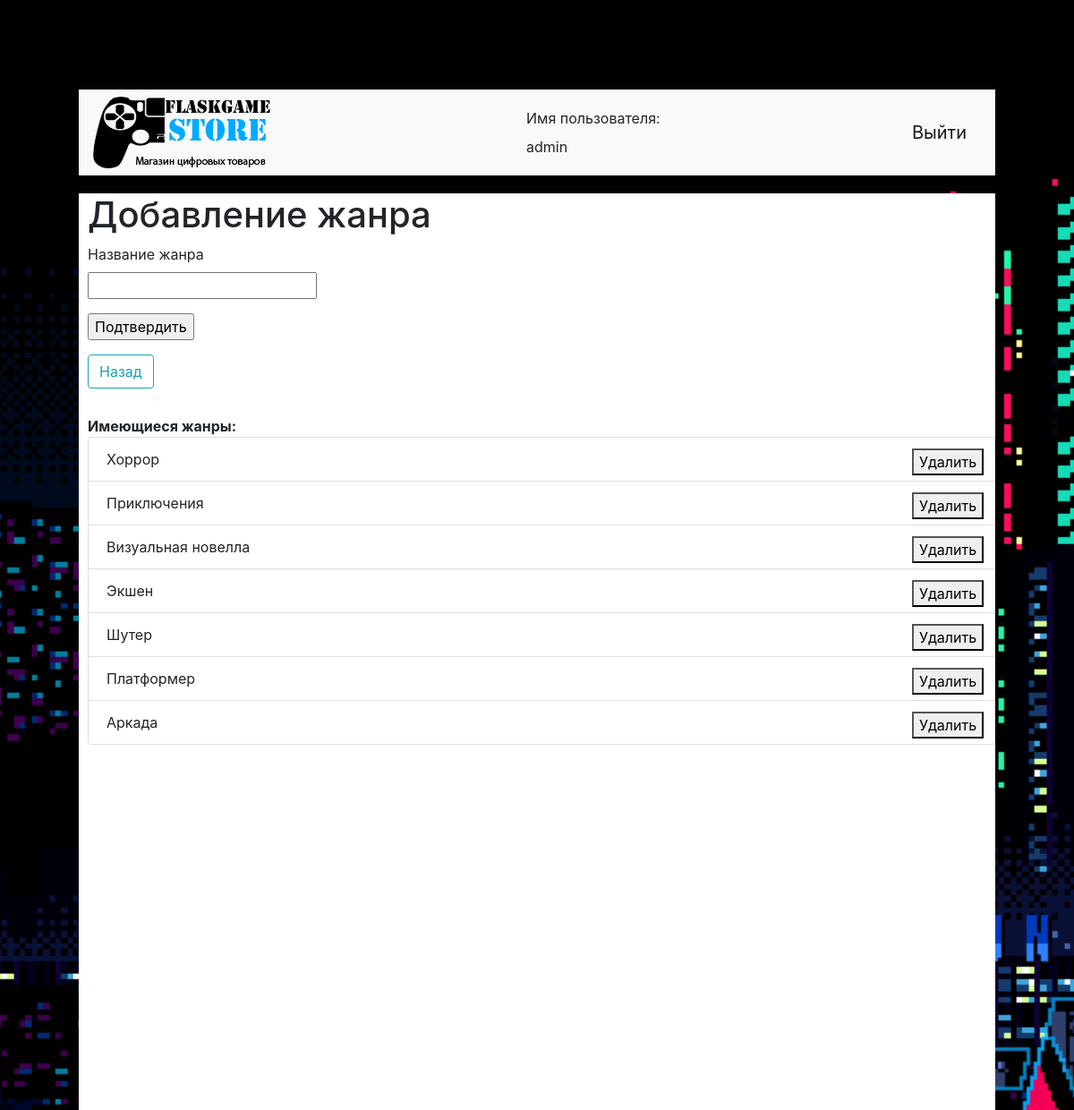
Page /add_genre (signed in) on the committed database.
### main_window.py (models this page shows, shortened)
class Genre(db.Model):
    genre_id = db.Column(db.Integer, primary_key=True)
    genre_name = db.Column(db.String(128), unique=True, nullable=False)

### main_window.py (the view, shortened to what this page needs)
@app.route('/add_genre', methods=['GET', 'POST'])
def add_genre():
    form = AddGenreForm()
    if 'username' not in session:
        return redirect('/index')
    if session['username'] != 'admin':
        return redirect('/index')
    genres = Genre.query.all()
    return render_template('add_genre.html', username=session['username'], form=form, title='Добавление жанра',
                           genres=genres)

### forms.py
class AddGenreForm(FlaskForm):
    new_genre = StringField('Название жанра', validators=[DataRequired()])
    submit = SubmitField('Подтвердить')

### templates/add_genre.html (shortened to what this page needs)
{% extends "base.html" %}
{% block content %}
    <form action="" method="post" novalidate style="margin-left: 10px; margin-top: 20px">
        <h1>Добавление жанра</h1>
        <p>
            {{ form.new_genre.label }}<br>
            {{ form.new_genre }}<br>
        </p>
        <p>{{ form.submit() }}</p>
        <a href="/index"> <button type="button" class="btn btn-outline-info">Назад</button></a>
    </form>
    <div style="padding-top: 30px; padding-left:10px">
    <b>Имеющиеся жанры:</b>
    <ul class="list-group">
    {% for item in genres %}
        <li class="list-group-item">{{ item.genre_name }}<a href="/delete_genre/{{ item.genre_id }}"><button style="left: 920px; position: absolute">Удалить</button></a></li>
    {% endfor %}
    </ul>
    </div>
{% endblock %}

### rows in the picture
Genre: genre_name "Хоррор"
Genre: genre_name "Приключения"
Genre: genre_name "Визуальная новелла"
Genre: genre_name "Экшен"
Genre: genre_name "Шутер"
Genre: genre_name "Платформер"
Genre: genre_name "Аркада"

### other values in the picture
{{ username }} "admin"
